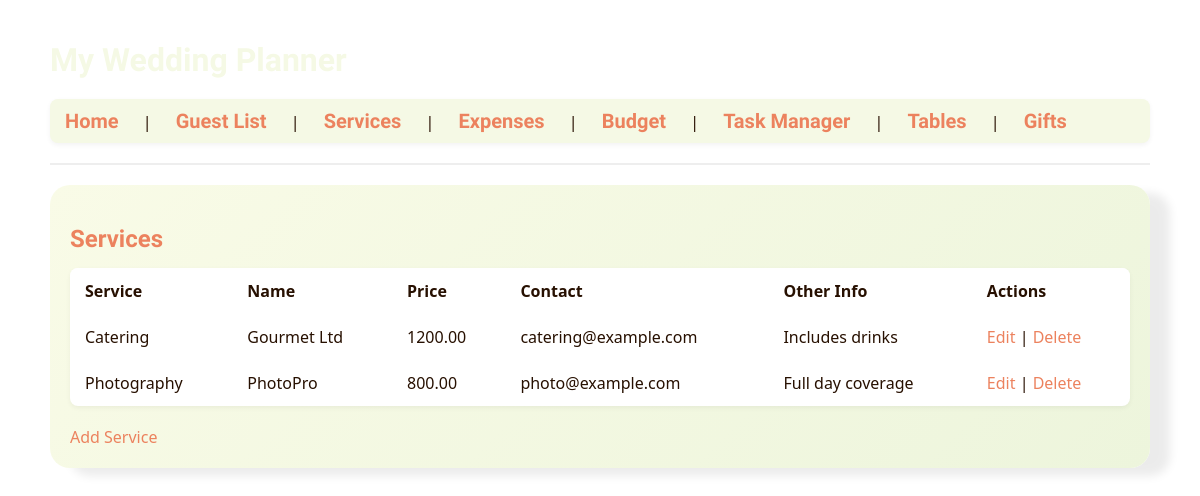
Page /services on the earlier database version.
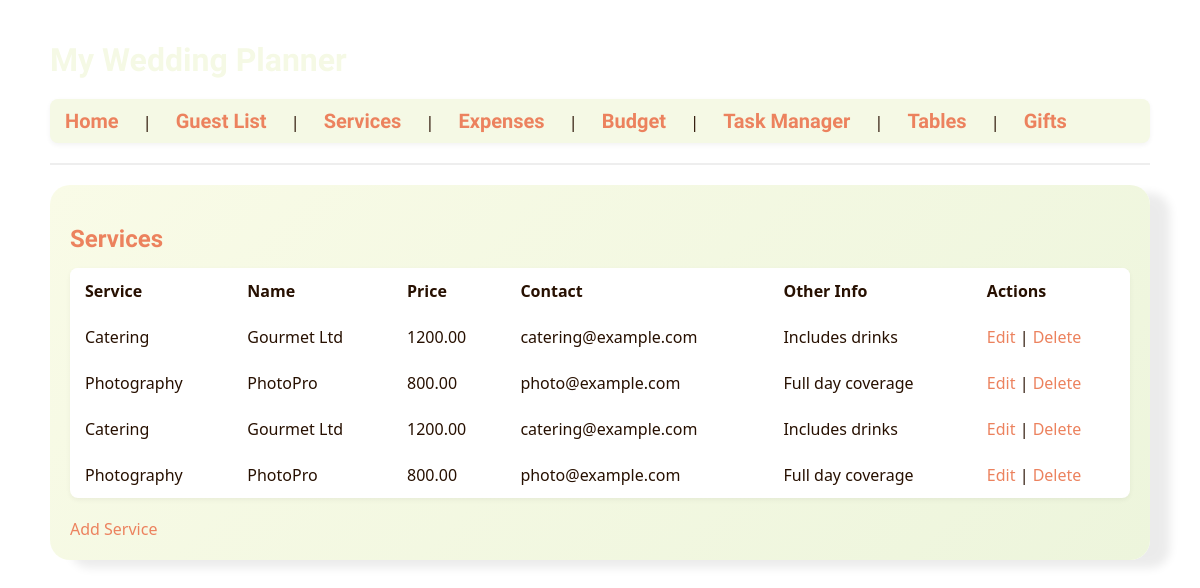
Same page on the later database version.
### tables this page shows
CREATE TABLE services (
        id INTEGER PRIMARY KEY AUTOINCREMENT,
        service TEXT,
        name TEXT,
        price REAL,
        contact TEXT,
        other_info TEXT
    );

### app.py (the view)
@app.route('/services')
def services():
    conn = get_db_connection()
    services = conn.execute('SELECT * FROM services').fetchall()
    conn.close()
    return render_template('service.html', services=services)

### app.py (called while the page is built)
def get_db_connection():
    conn = sqlite3.connect(DB_PATH)
    conn.row_factory = sqlite3.Row
    return conn

### templates/service.html
{% extends 'layout.html' %}
{% block content %}
<div class="content-box">
    <h2>Services</h2>
    {% if services %}
    <table>
        <tr>
            <th>Service</th>
            <th>Name</th>
            <th>Price</th>
            <th>Contact</th>
            <th>Other Info</th>
            <th>Actions</th>
        </tr>
        {% for service in services %}
        <tr>
            <td>{{ service.service }}</td>
            <td>{{ service.name }}</td>
            <td>{{ "%.2f" % service.price }}</td>
            <td>{{ service.contact }}</td>
            <td>{{ service.other_info }}</td>
            <td>
                <a href="{{ url_for('edit_service', id=service.id) }}">Edit</a> |
                <a href="{{ url_for('delete_service', id=service.id) }}" onclick="return confirm('Delete?')">Delete</a>
            </td>
        </tr>
        {% endfor %}
    </table>
    {% else %}
    <p>No services yet. <a href="{{ url_for('add_service') }}">Add one</a>.</p>
    {% endif %}
    <a href="{{ url_for('add_service') }}">Add Service</a>
</div>
{% endblock %}

Differences in the rows shown:
added services: service "Catering", name "Gourmet Ltd", price "1200.00", contact "catering@example.com", other_info "Includes drinks"
added services: service "Photography", name "PhotoPro", price "800.00", contact "photo@example.com", other_info "Full day coverage"
